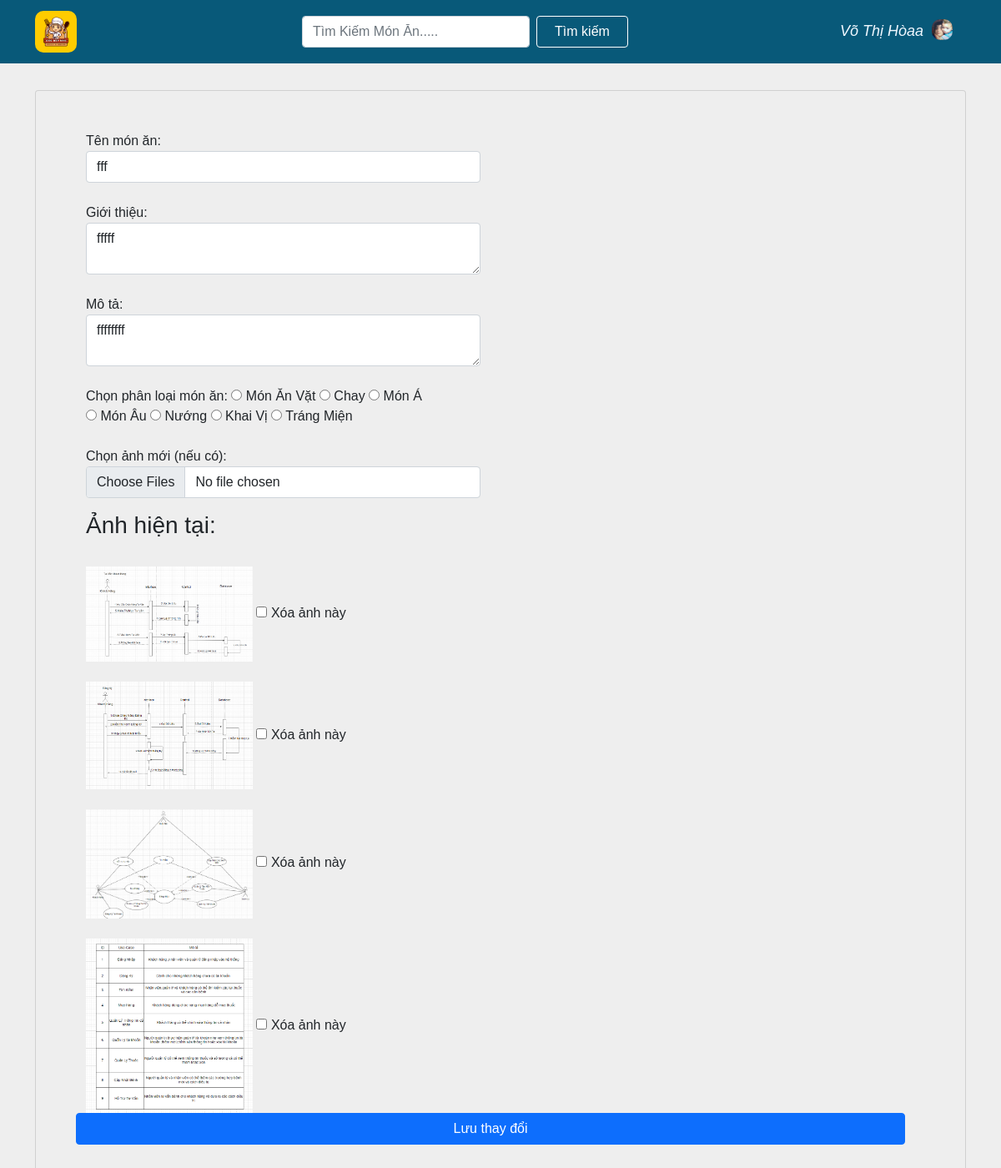
The page /recipe/edit/4/ (signed in) on the database its author committed.
### appfood/models.py (models this page shows, shortened)
class UserProfile(models.Model):
    GENDER_CHOICES = [
        ('T', 'Trai'),
        ('G', 'Gái'),
        ('B', 'Chưa Xác Định'),
    ]
    user = models.OneToOneField(User, on_delete=models.CASCADE)
    birth_date = models.DateField(null=True, blank=True)
    gender = models.CharField(max_length=1, choices=GENDER_CHOICES, null=True, blank=True)
    profile_image = models.ImageField(upload_to='images/', null=True, blank=True)

class Recipe(models.Model):
    title = models.CharField(max_length=100,null=True)
    author = models.ForeignKey('auth.User', on_delete=models.CASCADE)
    introduce =  models.CharField(max_length=100,null=True)
    description = models.CharField(max_length=200,null=True)
    created_at = models.DateTimeField(auto_now_add=True)
    views = models.IntegerField(default=0)
    liked_tym = models.ManyToManyField(User, related_name='liked_recipes', blank=True)
    classify = models.ManyToManyField(Classify, related_name='recipes', blank=True)
    reported = models.BooleanField(default=False)

class RecipeImage(models.Model):
    recipe = models.ForeignKey(Recipe, related_name='images', on_delete=models.CASCADE)
    image = models.ImageField(upload_to='images/')
    uploaded_at = models.DateTimeField(auto_now_add=True)

### appfood/views.py (the view, shortened to what this page needs)
# urls.py: path('recipe/edit/<int:recipe_id>/', views.edit_recipe, name='edit_recipe'), # Chỉnh Sửa bài của mình
@login_required
def edit_recipe(request, recipe_id):
    recipe = get_object_or_404(Recipe, id=recipe_id, author=request.user)
    images = RecipeImage.objects.filter(recipe=recipe)
    user_profile, created = UserProfile.objects.get_or_create(user=request.user)
    return render(request, 'appfood/edit.html', {'recipe': recipe, 'images': images,'user_profile': user_profile})

### appfood/templates/appfood/edit.html (shortened to what this page needs)
{% extends "appfood/base.html" %}
{%load static%}
{% block edit %}
<link href="https://maxcdn.bootstrapcdn.com/font-awesome/4.7.0/css/font-awesome.min.css" rel="stylesheet">
<link rel="stylesheet" href="{%static "css/postpage.css"%}">
<h2>Chỉnh sửa công thức</h2>
<form method="POST" enctype="multipart/form-data">
    <div class="container">
        <div class="card">
            <div class="container-fluid">
                <div class="wrapper row">
                    <div class="wrapper row">
                        <div class="preview col-md-6">
                            <label for="title">Tên món ăn:</label>
                            <input type="text" id="title" name="title" value="{{ recipe.title }}" class="form-control" required>
                            <br>
                            <label for="introduce">Giới thiệu:</label>
                            <textarea id="introduce" name="introduce" class="form-control" required>{{ recipe.introduce }}</textarea>
                            <br>
                            <label for="description">Mô tả:</label>
                            <textarea id="description" name="description" class="form-control" required>{{ recipe.description }}</textarea>
                            <br>
                            <div>
                                <label for="classify">Chọn phân loại món ăn:</label>
                                <label><input type="radio" id="snacks" name="classify" value="Món Ăn Vặt"> Món Ăn Vặt</label>
                                <label><input type="radio" id="vegetarian" name="classify" value="Chay"> Chay</label>
                                <label><input type="radio" id="asian" name="classify" value="Món Á"> Món Á</label>
                                <label><input type="radio" id="european" name="classify" value="Món Âu"> Món Âu</label>
                                <label><input type="radio" id="grill" name="classify" value="Nướng"> Nướng</label>
                                <label><input type="radio" id="appetizer" name="classify" value="Khai Vị"> Khai Vị</label>
                                <label><input type="radio" id="dessert" name="classify" value="Tráng Miện"> Tráng Miện</label>
                            </div>
                            <br>
                            <label for="images">Chọn ảnh mới (nếu có):</label>
                            <input type="file" id="images" name="images" class="form-control" multiple>
                        </div>
                        <div class="form-group">
                            <h3>Ảnh hiện tại:</h3>
                            {% for image in images %}
                            <br>
                                <div>
                                    <img src="{{ image.image.url }}" alt="Recipe Image" width="200">
                                    <label>
                                        <input type="checkbox" name="delete_images" value="{{ image.id }}"> Xóa ảnh này
                                    </label>
                                </div>
                            {% endfor %}
                        </div>
                        <button type="submit" class="btn btn-primary">Lưu thay đổi</button>
                    </div>
                </div>
            </div>
        </div>
    </div>
</form>
{% endblock edit %}

### appfood/templates/appfood/base.html (shortened to what this page needs)
{% load static %}
<!DOCTYPE html>
<html lang="en">
<head>
    <link href="https://cdn.jsdelivr.net/npm/bootstrap@5.0.2/dist/css/bootstrap.min.css" rel="stylesheet">
    <link rel="stylesheet" href="{%static "css/style.css"%}">
    <link rel="stylesheet" href="{%static "css/fixhome.css"%}">
</head>
<body>
    <header class="header">
        <nav class="navbar navbar-light">
            <div class="container">
                <a class="navbar-brand" href="{% url 'home' %}"><img src="{% static "img/logo.png" %}" alt=""></a>
                <form class="d-flex"  method=POST action="{% url 'search_title' %}">
                    <input class="form-control me-2" type="search" placeholder="Tìm Kiếm Món Ăn....." name='searched' aria-label="Search">
                    <button class="btn btn-outline-success" type="submit">Tìm kiếm</button>
                </form>
                <a class="navbar-brand user_name" href="{%url 'page_user'%}"> {{user.last_name}} {{user.first_name}}
                {% if user_profile.profile_image %}
                    <img src="{{ user_profile.profile_image.url }}" alt="Profile Image">
                {% else %}
                    <img src="{% static 'img/user.png' %}" alt="Default Profile Image">
                {% endif %}</a>
            </div>
        </nav>
    </header>
    {% block edit%}{% endblock edit%}
</body>
</html>

### appfood/static/css/style.css (style rules this page uses)
:root { --main: #085979; --yellow:#ffcc00; --blue:#2091bc; --white:#ECEBEA; --red:#D4343F; }
* { margin: 0; padding: 0; box-sizing: border-box; font-family: Arial; font-weight: 400; color: var(--body); }
header { margin-bottom: 10px; position: fixed; top:0; width: 100%; z-index: 100; }
header .navbar { background-color:var(--main) !important; }
header .navbar .navbar-brand img { width: 50px; height: 50px; border-radius: 10px; }
header .navbar .user_name { color: aliceblue; font-style: italic; font-size: 18px; }
header .navbar .user_name img { width: 25px; height: 25px; margin-left: 5px; margin-bottom: 5px; }
header .btn { border-color: white; color:white; width: 150px; }

### appfood/static/css/fixhome.css (style rules this page uses)
body { margin-top:20px; background:#eee; }

### appfood/static/css/postpage.css (style rules this page uses)
body { font-family: 'open sans'; overflow-x: hidden; }
img { max-width: 100%; }
.preview { display: -webkit-box; display: -webkit-flex; display: -ms-flexbox; display: flex; -webkit-box-orient: vertical; -webkit-box-direction: normal; -webkit-flex-direction: column; -ms-flex-direction: column; flex-direction: column; }
.card { margin-top: 50px; background: #eee; padding: 3em; line-height: 1.5em; }
@media screen and (min-width: 997px) { .wrapper { display: -webkit-box; display: -webkit-flex; display: -ms-flexbox; display: flex; } }

### rows shown on the page
UserProfile: profile_image (picture)
Recipe: title "fff", introduce "fffff", description "ffffffff"
RecipeImage: image (picture)
RecipeImage: image (picture)
RecipeImage: image (picture)
RecipeImage: image (picture)

### other values the page prints
{{ user.last_name }} "Võ Thị"
{{ user.first_name }} "Hòaa"
